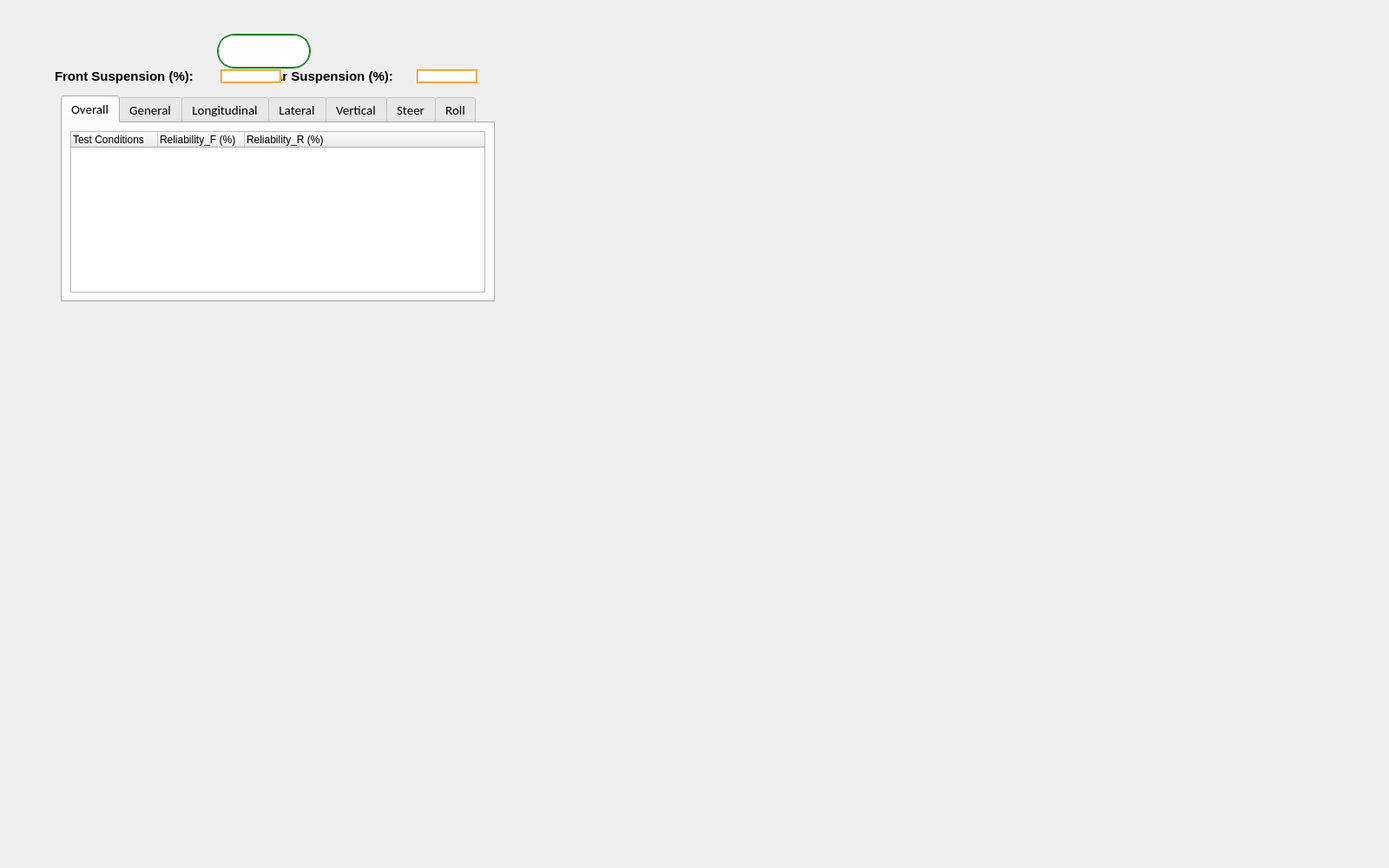
<?xml version="1.0" encoding="UTF-8"?>
<ui version="4.0">
 <class>QWFormResult2</class>
 <widget class="QWidget" name="QWFormResult2">
  <property name="geometry">
   <rect>
    <x>0</x>
    <y>0</y>
    <width>1600</width>
    <height>1000</height>
   </rect>
  </property>
  <property name="windowTitle">
   <string>Form</string>
  </property>
  <widget class="QTabWidget" name="tabWidget">
   <property name="geometry">
    <rect>
     <x>70</x>
     <y>110</y>
     <width>500</width>
     <height>238</height>
    </rect>
   </property>
   <property name="minimumSize">
    <size>
     <width>500</width>
     <height>0</height>
    </size>
   </property>
   <property name="font">
    <font>
     <family>Calibri</family>
     <pointsize>11</pointsize>
    </font>
   </property>
   <property name="whatsThis">
    <string>&lt;html&gt;&lt;head/&gt;&lt;body&gt;&lt;p&gt;&lt;br/&gt;&lt;/p&gt;&lt;/body&gt;&lt;/html&gt;</string>
   </property>
   <property name="currentIndex">
    <number>0</number>
   </property>
   <widget class="QWidget" name="overall">
    <attribute name="title">
     <string>Overall</string>
    </attribute>
    <layout class="QGridLayout" name="gridLayout">
     <item row="0" column="0">
      <widget class="QTreeWidget" name="tree_overall">
       <property name="font">
        <font>
         <family>Microsoft YaHei UI</family>
         <pointsize>9</pointsize>
        </font>
       </property>
       <column>
        <property name="text">
         <string>Test Conditions</string>
        </property>
       </column>
       <column>
        <property name="text">
         <string>Reliability_F (%)</string>
        </property>
       </column>
       <column>
        <property name="text">
         <string>Reliability_R (%)</string>
        </property>
       </column>
      </widget>
     </item>
    </layout>
   </widget>
   <widget class="QWidget" name="general">
    <attribute name="title">
     <string>General</string>
    </attribute>
    <layout class="QGridLayout" name="gridLayout_2">
     <item row="0" column="0">
      <widget class="QTreeWidget" name="tree_general">
       <column>
        <property name="text">
         <string>Parameters</string>
        </property>
       </column>
       <column>
        <property name="text">
         <string>Reliability_F (%)</string>
        </property>
       </column>
       <column>
        <property name="text">
         <string>Reliability_R (%)</string>
        </property>
       </column>
      </widget>
     </item>
    </layout>
   </widget>
   <widget class="QWidget" name="longi">
    <attribute name="title">
     <string>Longitudinal</string>
    </attribute>
    <layout class="QGridLayout" name="gridLayout_3">
     <item row="0" column="0">
      <widget class="QTreeWidget" name="tree_longi">
       <column>
        <property name="text">
         <string>Parameters</string>
        </property>
       </column>
       <column>
        <property name="text">
         <string>Reliability_F (%)</string>
        </property>
       </column>
       <column>
        <property name="text">
         <string>Reliability_R (%)</string>
        </property>
       </column>
      </widget>
     </item>
    </layout>
   </widget>
   <widget class="QWidget" name="lateral">
    <attribute name="title">
     <string>Lateral</string>
    </attribute>
    <layout class="QGridLayout" name="gridLayout_4">
     <item row="0" column="0">
      <widget class="QTreeWidget" name="tree_lateral">
       <column>
        <property name="text">
         <string>Parameters</string>
        </property>
       </column>
       <column>
        <property name="text">
         <string>Reliability_F (%)</string>
        </property>
       </column>
       <column>
        <property name="text">
         <string>Reliability_R (%)</string>
        </property>
       </column>
      </widget>
     </item>
    </layout>
   </widget>
   <widget class="QWidget" name="vertical">
    <attribute name="title">
     <string>Vertical</string>
    </attribute>
    <layout class="QGridLayout" name="gridLayout_5">
     <item row="0" column="0">
      <widget class="QTreeWidget" name="tree_vertical">
       <column>
        <property name="text">
         <string>Parameters</string>
        </property>
       </column>
       <column>
        <property name="text">
         <string>Reliability_F (%)</string>
        </property>
       </column>
       <column>
        <property name="text">
         <string>Reliability_R (%)</string>
        </property>
       </column>
      </widget>
     </item>
    </layout>
   </widget>
   <widget class="QWidget" name="steer">
    <attribute name="title">
     <string>Steer</string>
    </attribute>
    <layout class="QGridLayout" name="gridLayout_6">
     <item row="0" column="0">
      <widget class="QTreeWidget" name="tree_steer">
       <column>
        <property name="text">
         <string>Parameters</string>
        </property>
       </column>
       <column>
        <property name="text">
         <string>Reliability_F (%)</string>
        </property>
       </column>
       <column>
        <property name="text">
         <string>Reliability_R (%)</string>
        </property>
       </column>
      </widget>
     </item>
    </layout>
   </widget>
   <widget class="QWidget" name="roll">
    <attribute name="title">
     <string>Roll</string>
    </attribute>
    <layout class="QGridLayout" name="gridLayout_7">
     <item row="0" column="0">
      <widget class="QTreeWidget" name="tree_roll">
       <column>
        <property name="text">
         <string>Parameters</string>
        </property>
       </column>
       <column>
        <property name="text">
         <string>Reliability_F (%)</string>
        </property>
       </column>
       <column>
        <property name="text">
         <string>Reliability_R (%)</string>
        </property>
       </column>
      </widget>
     </item>
    </layout>
   </widget>
  </widget>
  <widget class="QLineEdit" name="lineEdit">
   <property name="geometry">
    <rect>
     <x>250</x>
     <y>39</y>
     <width>108</width>
     <height>40</height>
    </rect>
   </property>
   <property name="minimumSize">
    <size>
     <width>0</width>
     <height>40</height>
    </size>
   </property>
   <property name="font">
    <font>
     <family>Arial</family>
     <pointsize>10</pointsize>
    </font>
   </property>
   <property name="styleSheet">
    <string notr="true">QLineEdit{
	border: 2px groove gray;
	border-radius: 20px;
	padding: 2px 4px;
	color: rgb(0, 0, 0);
	border-color: rgb(0, 100, 0);
}</string>
   </property>
   <property name="readOnly">
    <bool>true</bool>
   </property>
  </widget>
  <widget class="QLabel" name="label_2">
   <property name="geometry">
    <rect>
     <x>298</x>
     <y>80</y>
     <width>176</width>
     <height>16</height>
    </rect>
   </property>
   <property name="font">
    <font>
     <pointsize>11</pointsize>
     <weight>75</weight>
     <bold>true</bold>
    </font>
   </property>
   <property name="autoFillBackground">
    <bool>true</bool>
   </property>
   <property name="text">
    <string>Rear Suspension (%):</string>
   </property>
  </widget>
  <widget class="QLineEdit" name="Rb_F">
   <property name="geometry">
    <rect>
     <x>254</x>
     <y>80</y>
     <width>70</width>
     <height>16</height>
    </rect>
   </property>
   <property name="sizePolicy">
    <sizepolicy hsizetype="Preferred" vsizetype="Fixed">
     <horstretch>0</horstretch>
     <verstretch>0</verstretch>
    </sizepolicy>
   </property>
   <property name="minimumSize">
    <size>
     <width>70</width>
     <height>0</height>
    </size>
   </property>
   <property name="maximumSize">
    <size>
     <width>80</width>
     <height>16777215</height>
    </size>
   </property>
   <property name="font">
    <font>
     <pointsize>11</pointsize>
    </font>
   </property>
   <property name="styleSheet">
    <string notr="true">QLineEdit{
	border: 2px groove gray;
	border-radius: 14px;
	padding: 2px 4px;
	color: rgb(0, 0, 0);
	border-color: rgb(255, 140 ,0);
}</string>
   </property>
   <property name="alignment">
    <set>Qt::AlignCenter</set>
   </property>
   <property name="readOnly">
    <bool>true</bool>
   </property>
  </widget>
  <widget class="QLabel" name="label">
   <property name="geometry">
    <rect>
     <x>63</x>
     <y>80</y>
     <width>185</width>
     <height>16</height>
    </rect>
   </property>
   <property name="font">
    <font>
     <pointsize>11</pointsize>
     <weight>75</weight>
     <bold>true</bold>
    </font>
   </property>
   <property name="autoFillBackground">
    <bool>true</bool>
   </property>
   <property name="text">
    <string>Front Suspension (%):</string>
   </property>
  </widget>
  <widget class="QLineEdit" name="Rb_R">
   <property name="geometry">
    <rect>
     <x>480</x>
     <y>80</y>
     <width>70</width>
     <height>16</height>
    </rect>
   </property>
   <property name="sizePolicy">
    <sizepolicy hsizetype="Preferred" vsizetype="Fixed">
     <horstretch>0</horstretch>
     <verstretch>0</verstretch>
    </sizepolicy>
   </property>
   <property name="minimumSize">
    <size>
     <width>70</width>
     <height>0</height>
    </size>
   </property>
   <property name="maximumSize">
    <size>
     <width>80</width>
     <height>16777215</height>
    </size>
   </property>
   <property name="font">
    <font>
     <pointsize>11</pointsize>
    </font>
   </property>
   <property name="styleSheet">
    <string notr="true">QLineEdit{
	border: 2px groove gray;
	border-radius: 14px;
	padding: 2px 4px;
	color: rgb(0, 0, 0);
	border-color: rgb(255, 140 ,0);
}</string>
   </property>
   <property name="alignment">
    <set>Qt::AlignCenter</set>
   </property>
   <property name="readOnly">
    <bool>true</bool>
   </property>
  </widget>
  <action name="actSelect">
   <property name="checkable">
    <bool>false</bool>
   </property>
   <property name="icon">
    <iconset resource="res.qrc">
     <normaloff>:/icons/images/icons/select.png</normaloff>:/icons/images/icons/select.png</iconset>
   </property>
   <property name="text">
    <string>Select</string>
   </property>
   <property name="toolTip">
    <string>Select to see details</string>
   </property>
  </action>
 </widget>
 <resources>
  <include location="res.qrc"/>
 </resources>
 <connections/>
</ui>
